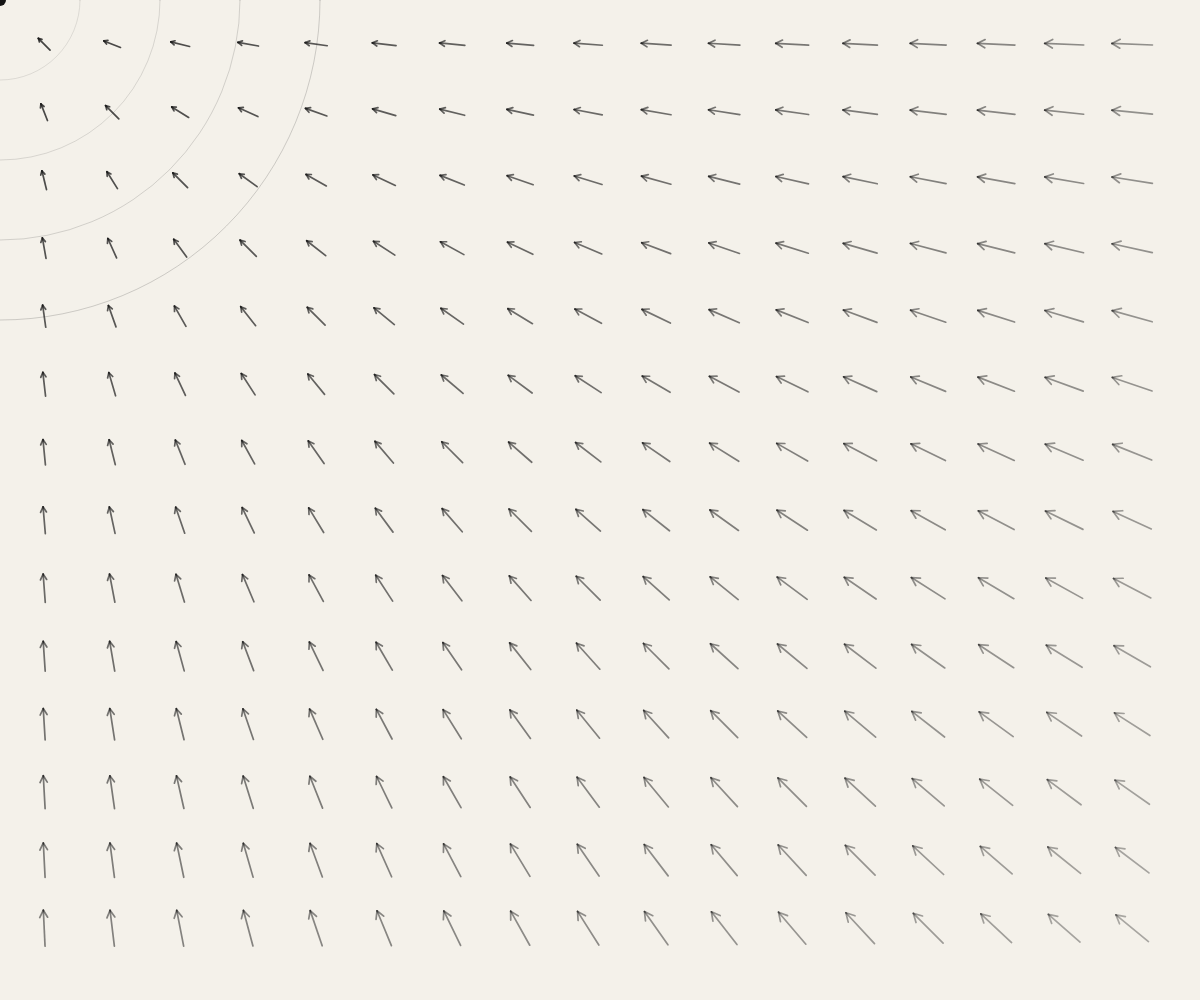
Frame 1 (no input)
Frame 60 (no input): identical to frame 1, image omitted
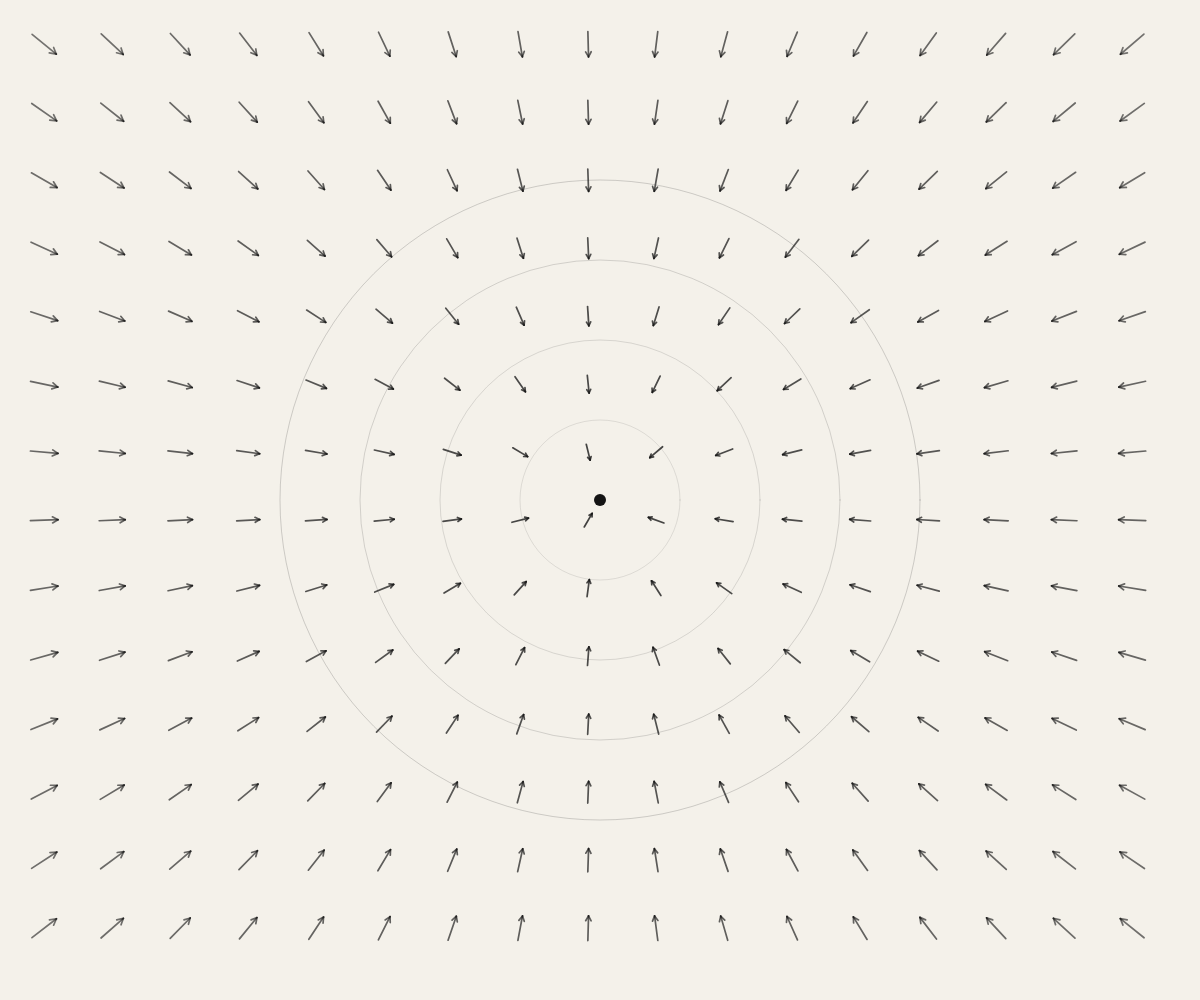
Frame 120 (the mouse pressed at the canvas centre since frame 60)

The p5.js sketch that drew these frames (run headless with seeded random() and noise() and a simulated clock; from frame 60 on, the mouse is pressed at the canvas centre):

// p5.js sketch
// ── sketch.js
let spacing;
let arrowLength;
let margin;

function setup() {
  createCanvas(windowWidth, windowHeight);
  strokeCap(ROUND);
  noFill();
  recalculateGeometry();
}

function draw() {
  background(244, 241, 234);

  // Ponto geométrico de referência:
  // o mouse quando está sobre a janela; caso contrário, o centro do canvas.
  const targetX = (mouseX >= 0 && mouseX <= width) ? mouseX : width / 2;
  const targetY = (mouseY >= 0 && mouseY <= height) ? mouseY : height / 2;

  // Círculos concêntricos centrados no ponto de referência.
  drawReferenceRings(targetX, targetY);

  // Grade adaptativa de pontos. Cada segmento é orientado pelo vetor
  // que liga sua posição ao ponto de referência.
  for (let y = margin; y <= height - margin; y += spacing) {
    for (let x = margin; x <= width - margin; x += spacing) {
      const dx = targetX - x;
      const dy = targetY - y;
      const d = sqrt(dx * dx + dy * dy);
      const angle = atan2(dy, dx);

      const localLength = constrain(
        map(d, 0, max(width, height), arrowLength * 0.45, arrowLength * 1.25),
        arrowLength * 0.45,
        arrowLength * 1.25
      );

      push();
      translate(x, y);
      rotate(angle);

      const alpha = map(d, 0, dist(0, 0, width, height), 210, 80);
      stroke(25, 25, 25, alpha);
      strokeWeight(1.7);

      line(-localLength * 0.45, 0, localLength * 0.45, 0);

      // Pequena ponta indica direção.
      const head = localLength * 0.18;
      line(localLength * 0.45, 0, localLength * 0.45 - head, -head * 0.55);
      line(localLength * 0.45, 0, localLength * 0.45 - head, head * 0.55);

      pop();
    }
  }

  // Marca o ponto comum para onde todos os vetores apontam.
  noStroke();
  fill(20);
  circle(targetX, targetY, max(8, min(width, height) * 0.012));
}

function drawReferenceRings(cx, cy) {
  noFill();
  const base = min(width, height);

  for (let i = 1; i <= 4; i++) {
    const diameter = base * (0.16 * i);
    stroke(60, 60, 60, 24 + i * 8);
    strokeWeight(1);
    circle(cx, cy, diameter);
  }
}

function recalculateGeometry() {
  const base = min(windowWidth, windowHeight);
  spacing = constrain(base / 13, 34, 68);
  arrowLength = spacing * 0.55;
  margin = spacing * 0.65;
}

function windowResized() {
  resizeCanvas(windowWidth, windowHeight);
  recalculateGeometry();
}
